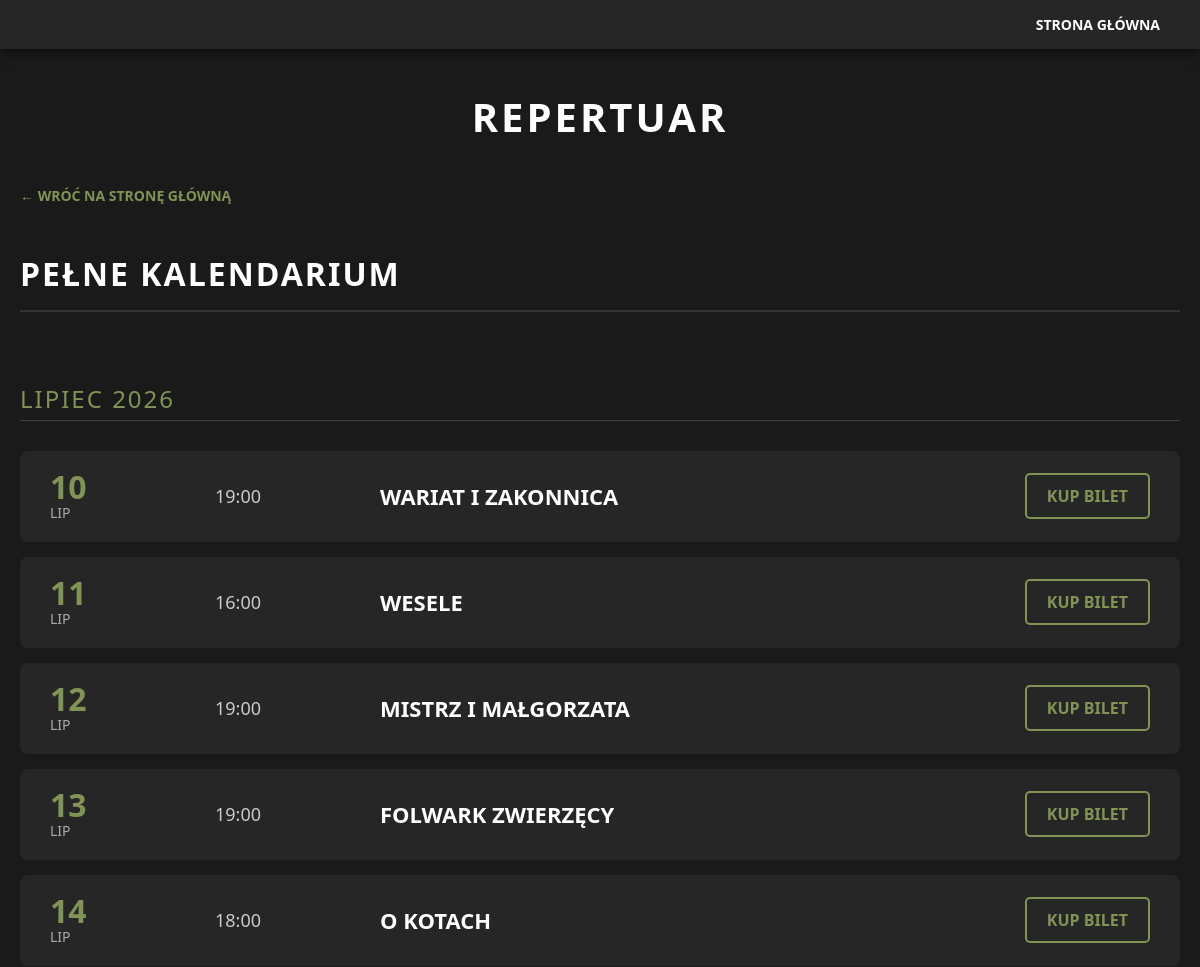
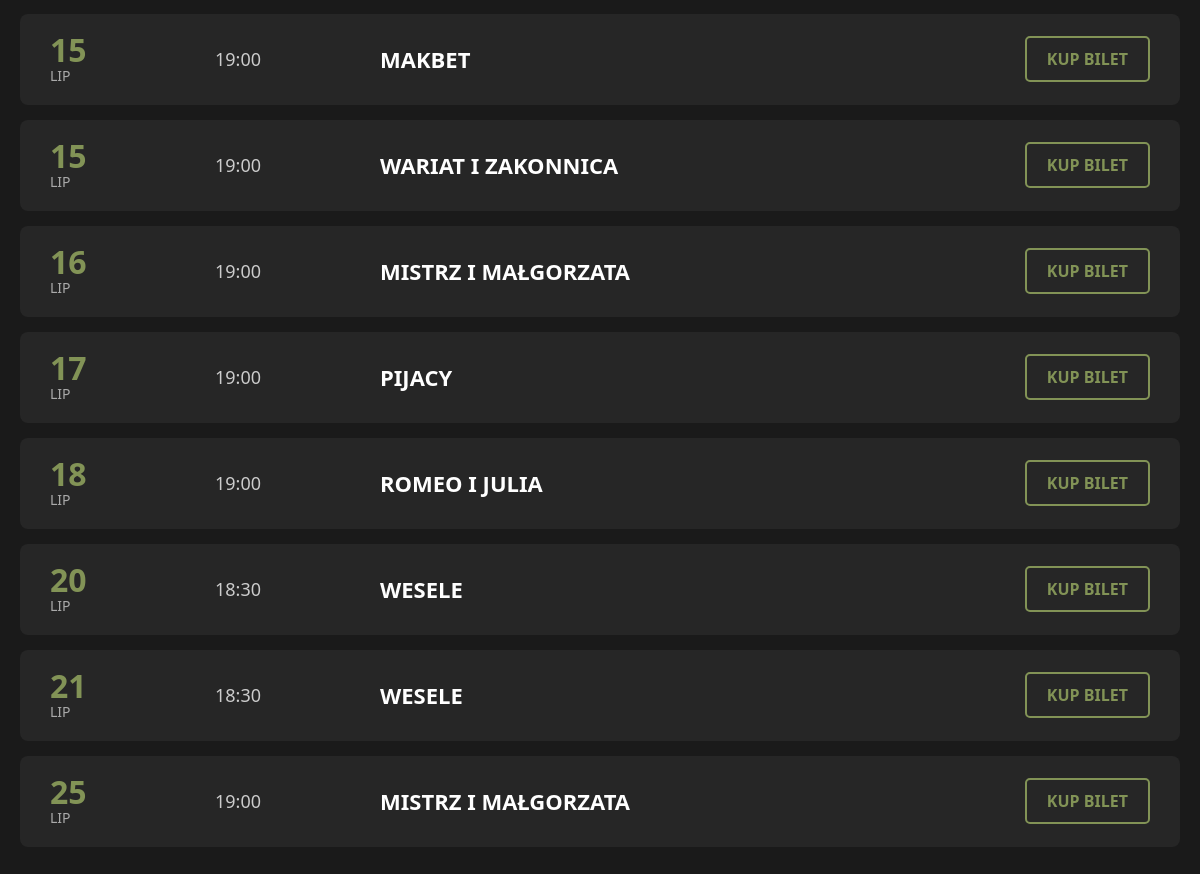
Page /kalendarium.php on the committed database (2 pictures, top to bottom).
### tables this page shows
CREATE TABLE `terminy` (
  `id` int(11) NOT NULL,
  `spektakl_id` int(11) NOT NULL,
  `data_wystawienia` datetime NOT NULL
);

CREATE TABLE `spektakle` (
  `id` int(11) NOT NULL,
  `tytul` varchar(255) NOT NULL,
  `opis` text DEFAULT NULL,
  `cena` decimal(10,2) NOT NULL,
  `plakat` varchar(255) DEFAULT 'zdjecia/domyslny_plakat.jpg'
);

### kalendarium.php (the view, shortened to what this page needs)
<?php
require_once 'database.php';
try {
    $sql = "SELECT t.id AS termin_id, s.id AS spektakl_id, s.tytul, t.data_wystawienia
            FROM Terminy t
            JOIN Spektakle s ON t.spektakl_id = s.id
            ORDER BY t.data_wystawienia ASC";
    $stmtHarmonogram = $pdo->query($sql);
    $harmonogram = $stmtHarmonogram->fetchAll(PDO::FETCH_ASSOC);
} catch (\PDOException $e) {
    die("Błąd bazy danych: " . $e->getMessage());
}
function polskiMiesiacSkrot($numerMiesiaca) {
    $miesiace = ['', 'Sty', 'Lut', 'Mar', 'Kwi', 'Maj', 'Cze', 'Lip', 'Sie', 'Wrz', 'Paź', 'Lis', 'Gru'];
    return $miesiace[(int)$numerMiesiaca];
}
function polskiMiesiacPelny($numerMiesiaca) {
    $miesiace = ['', 'Styczeń', 'Luty', 'Marzec', 'Kwiecień', 'Maj', 'Czerwiec', 'Lipiec', 'Sierpień', 'Wrzesień', 'Październik', 'Listopad', 'Grudzień'];
    return $miesiace[(int)$numerMiesiaca];
}
?>
<!DOCTYPE html>
<html lang="pl">
<head>
</head>
<body>
    <div class="top-bar">
        <div>
            <a href="index.php" style="color: #fff;">Strona Główna</a>
        </div>
    </div>
    <div class="header-sekcja">
        <h1 style="color: white; font-size: 40px; margin: 0; text-transform: uppercase; letter-spacing: 3px;">Repertuar</h1>
    </div>
    <div class="kontener-sekcji">
        <a href="index.php" class="powrot">&larr; Wróć na stronę główną</a>
        <h2 class="naglowek-sekcji">Pełne Kalendarium</h2>
        <div class="lista-spektakli">
            <?php if (empty($harmonogram)): ?>
                <div class="brak-danych">Brak zaplanowanych spektakli w repertuarze.</div>
            <?php else: ?>
                <?php
                $ostatni_miesiac_rok = '';
                foreach ($harmonogram as $s):
                    $timestamp = strtotime($s['data_wystawienia']);
                    $dzien = date('d', $timestamp);
                    $nr_miesiaca = date('n', $timestamp);
                    $rok = date('Y', $timestamp);
                    $skrot_miesiaca = polskiMiesiacSkrot($nr_miesiaca);
                    $biezacy_miesiac_rok = $nr_miesiaca . '-' . $rok;
                    if ($ostatni_miesiac_rok !== $biezacy_miesiac_rok) {
                        echo "<div class='separator-miesiaca'>" . polskiMiesiacPelny($nr_miesiaca) . " $rok</div>";
                        $ostatni_miesiac_rok = $biezacy_miesiac_rok;
                    }
                ?>
                    <a href="spektakl.php?id=<?= $s['spektakl_id'] ?>" class="wiersz-spektaklu">
                        <div class="w-data">
                            <div class="w-dzien"><?= $dzien ?></div>
                            <div class="w-miesiac"><?= $skrot_miesiaca ?></div>
                        </div>
                        <div class="w-czas"><?= date('H:i', $timestamp) ?></div>
                        <div class="w-tytul"><h3 class="w-tytul-tekst"><?= htmlspecialchars($s['tytul']) ?></h3></div>
                        <div class="w-akcja">
                            <object><a href="wybor_miejsca.php?termin_id=<?= $s['termin_id'] ?>" class="btn-kup">Kup bilet</a></object>
                        </div>
                    </a>
                <?php endforeach; ?>
            <?php endif; ?>
        </div>
    </div>
</body>
</html>

### kalendarium.php (style rules this page uses)
body { font-family: 'Segoe UI', Tahoma, Geneva, Verdana, sans-serif; background-color: #1a1a1a; color: #e0e0e0; margin: 0; padding: 0; padding-bottom: 80px; }
.top-bar { background-color: #262626; padding: 15px 40px; display: flex; justify-content: space-between; align-items: center; box-shadow: 0 4px 10px rgba(0,0,0,0.5); font-size: 14px; }
.top-bar a { color: #aaaaaa; text-decoration: none; margin-left: 20px; text-transform: uppercase; font-weight: bold; transition: 0.3s; }
.header-sekcja { text-align: center; margin: 40px 20px; }
.kontener-sekcji { max-width: 1200px; margin: 0 auto; padding: 0 20px; }
.naglowek-sekcji { font-size: 32px; color: #fff; margin-bottom: 30px; border-bottom: 2px solid #333; padding-bottom: 15px; text-transform: uppercase; letter-spacing: 2px; }
.separator-miesiaca { font-size: 24px; color: #829356; margin: 40px 0 15px 0; padding-bottom: 5px; border-bottom: 1px solid #444; text-transform: uppercase; letter-spacing: 2px; }
.lista-spektakli { display: flex; flex-direction: column; gap: 15px; }
.wiersz-spektaklu { display: flex; align-items: center; background: #262626; border-radius: 8px; padding: 20px 30px; text-decoration: none; transition: 0.3s; }
.w-data { width: 15%; }
.w-dzien { font-size: 32px; font-weight: bold; color: #829356; line-height: 1; }
.w-miesiac { font-size: 14px; color: #aaa; text-transform: uppercase; }
.w-czas { width: 15%; font-size: 18px; color: #ccc; }
.w-tytul { width: 45%; }
.w-tytul-tekst { font-size: 22px; color: #fff; font-weight: bold; margin: 0; text-transform: uppercase; }
.w-akcja { width: 25%; text-align: right; }
.btn-kup { display: inline-block; color: #829356; border: 2px solid #829356; padding: 10px 20px; text-decoration: none; border-radius: 5px; font-weight: bold; text-transform: uppercase; transition: 0.3s; }
.powrot { display: inline-block; margin-bottom: 20px; color: #829356; text-decoration: none; font-weight: bold; text-transform: uppercase; font-size: 14px; }

### rows in the picture
terminy: data_wystawienia "LIPIEC", data_wystawienia "2026", data_wystawienia "10", data_wystawienia "LIP", data_wystawienia "19:00", spektakl.tytul "WARIAT I ZAKONNICA"
terminy: data_wystawienia "11", data_wystawienia "LIP", data_wystawienia "16:00", spektakl.tytul "WESELE"
terminy: data_wystawienia "12", data_wystawienia "LIP", data_wystawienia "19:00", spektakl.tytul "MISTRZ I MAŁGORZATA"
terminy: data_wystawienia "13", data_wystawienia "LIP", data_wystawienia "19:00", spektakl.tytul "FOLWARK ZWIERZĘCY"
terminy: data_wystawienia "14", data_wystawienia "LIP", data_wystawienia "18:00", spektakl.tytul "O KOTACH"
terminy: data_wystawienia "15", data_wystawienia "LIP", data_wystawienia "19:00", spektakl.tytul "MAKBET"
terminy: data_wystawienia "15", data_wystawienia "LIP", data_wystawienia "19:00", spektakl.tytul "WARIAT I ZAKONNICA"
terminy: data_wystawienia "16", data_wystawienia "LIP", data_wystawienia "19:00", spektakl.tytul "MISTRZ I MAŁGORZATA"
terminy: data_wystawienia "17", data_wystawienia "LIP", data_wystawienia "19:00", spektakl.tytul "PIJACY"
terminy: data_wystawienia "18", data_wystawienia "LIP", data_wystawienia "19:00", spektakl.tytul "ROMEO I JULIA"
terminy: data_wystawienia "20", data_wystawienia "LIP", data_wystawienia "18:30", spektakl.tytul "WESELE"
terminy: data_wystawienia "21", data_wystawienia "LIP", data_wystawienia "18:30", spektakl.tytul "WESELE"
terminy: data_wystawienia "25", data_wystawienia "LIP", data_wystawienia "19:00", spektakl.tytul "MISTRZ I MAŁGORZATA"
